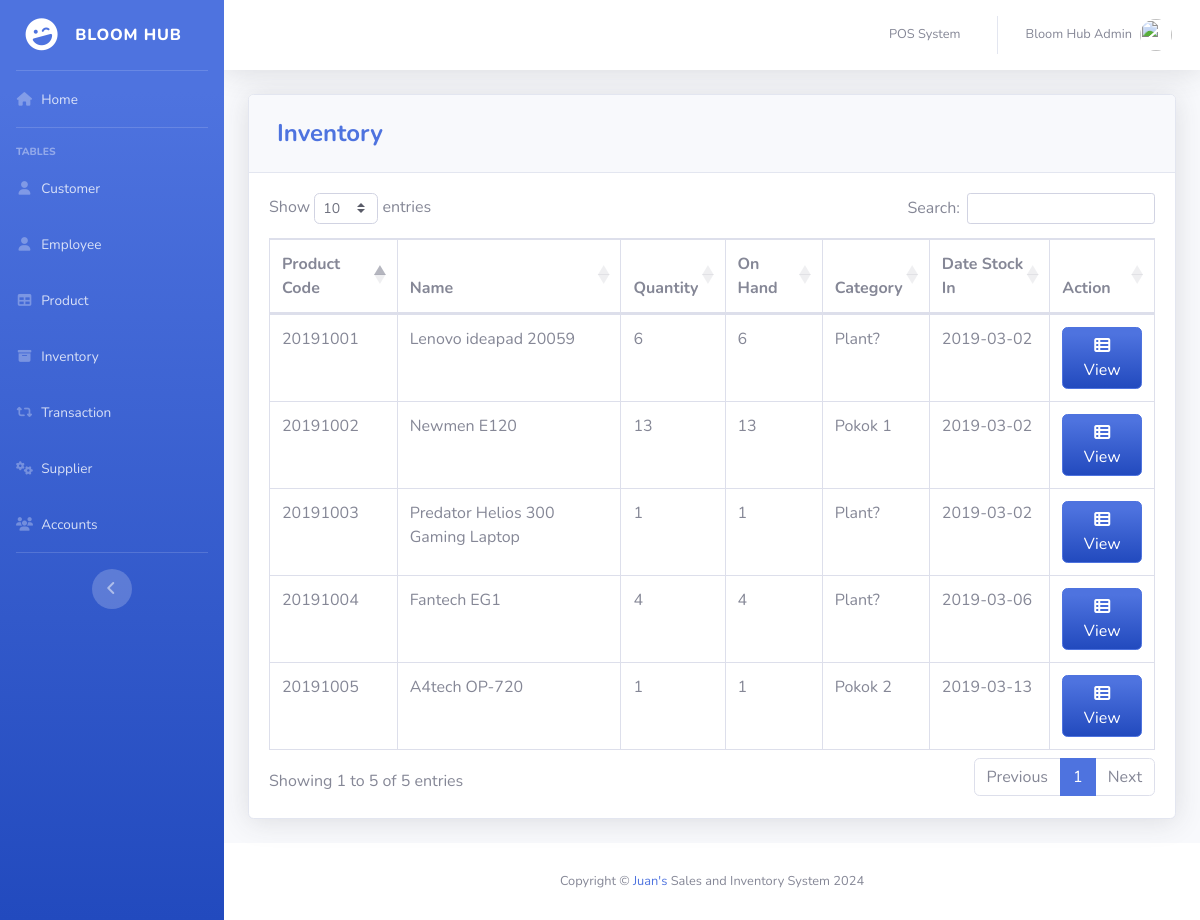
Page /pages/inventory.php (signed in) on the committed database.
### tables this page shows
CREATE TABLE `product` (
  `PRODUCT_ID` int(11) NOT NULL,
  `PRODUCT_CODE` varchar(20) NOT NULL,
  `NAME` varchar(50) DEFAULT NULL,
  `DESCRIPTION` varchar(250) NOT NULL,
  `QTY_STOCK` int(50) DEFAULT NULL,
  `ON_HAND` int(250) NOT NULL,
  `PRICE` int(50) DEFAULT NULL,
  `CATEGORY_ID` int(11) DEFAULT NULL,
  `SUPPLIER_ID` int(11) DEFAULT NULL,
  `DATE_STOCK_IN` varchar(50) NOT NULL
);

CREATE TABLE `category` (
  `CATEGORY_ID` int(11) NOT NULL,
  `CNAME` varchar(50) DEFAULT NULL
);

### pages/inventory.php (the view, shortened to what this page needs)
<?php
include'../includes/connection.php';
include'../includes/sidebar.php';
?>
            <div class="card shadow mb-4">
            <div class="card-header py-3">
              <h4 class="m-2 font-weight-bold text-primary">Inventory</h4>
            </div>
            <div class="card-body">
              <div class="table-responsive">
                <table class="table table-bordered" id="dataTable" width="100%" cellspacing="0">
               <thead>
                   <tr>
                     <th>Product Code</th>
                     <th>Name</th>
                     <th>Quantity</th>
                     <th>On Hand</th>
                     <th>Category</th>
                     <th>Date Stock In</th>
                     <th>Action</th>
                   </tr>
               </thead>
          <tbody>
<?php
    $query = 'SELECT PRODUCT_ID, PRODUCT_CODE, NAME, COUNT(`QTY_STOCK`) AS "QTY_STOCK", COUNT(`ON_HAND`) AS "ON_HAND", CNAME, DATE_STOCK_IN FROM product p join category c on p.CATEGORY_ID=c.CATEGORY_ID GROUP BY PRODUCT_CODE';
        $result = mysqli_query($db, $query) or die (mysqli_error($db));
            while ($row = mysqli_fetch_assoc($result)) {
                echo '<tr>';
                echo '<td>'. $row['PRODUCT_CODE'].'</td>';
                echo '<td>'. $row['NAME'].'</td>';
                echo '<td>'. $row['QTY_STOCK'].'</td>';
                echo '<td>'. $row['ON_HAND'].'</td>';
                echo '<td>'. $row['CNAME'].'</td>';
                echo '<td>'. $row['DATE_STOCK_IN'].'</td>';
                      echo '<td align="right">
                              <a type="button" class="btn btn-primary bg-gradient-primary" href="inv_searchfrm.php?action=edit & id='.$row['PRODUCT_CODE'] . '"><i class="fas fa-fw fa-th-list"></i> View</a>
                          </div> </td>';
                        }
?>
                        </div>
                    </div>
<?php
include'../includes/footer.php';
?>

### includes/sidebar.php (shortened to what this page needs)
<!DOCTYPE html>
<html lang="en">
<head>
  <link href="../vendor/fontawesome-free/css/all.min.css" rel="stylesheet" type="text/css">
  <link href="../css/sb-admin-2.min.css" rel="stylesheet">
  <link href="../vendor/datatables/dataTables.bootstrap4.min.css" rel="stylesheet">
</head>
<body id="page-top">
  <div id="wrapper">
    <ul class="navbar-nav bg-gradient-primary sidebar sidebar-dark accordion" id="accordionSidebar">
      <a class="sidebar-brand d-flex align-items-center justify-content-center" href="index.php">
        <div class="sidebar-brand-icon rotate-n-15">
          <i class="fas fa-laugh-wink"></i>
        </div>
        <div class="sidebar-brand-text mx-3">Bloom Hub</div>
      </a>
      <hr class="sidebar-divider my-0">
      <li class="nav-item">
        <a class="nav-link" href="index.php">
          <i class="fas fa-fw fa-home"></i>
          <span>Home</span></a>
      </li>
      <hr class="sidebar-divider">
      <div class="sidebar-heading">
        Tables
      </div>
      <li class="nav-item">
        <a class="nav-link" href="customer.php">
          <i class="fas fa-fw fa-user"></i>
          <span>Customer</span></a>
      </li>
      <li class="nav-item">
        <a class="nav-link" href="employee.php">
          <i class="fas fa-fw fa-user"></i>
          <span>Employee</span></a>
      </li>
      <li class="nav-item">
        <a class="nav-link" href="product.php">
          <i class="fas fa-fw fa-table"></i>
          <span>Product</span></a>
      </li>
      <li class="nav-item">
        <a class="nav-link" href="inventory.php">
          <i class="fas fa-fw fa-archive"></i>
          <span>Inventory</span></a>
      </li>
      <li class="nav-item">
        <a class="nav-link" href="transaction.php">
          <i class="fas fa-fw fa-retweet"></i>
          <span>Transaction</span></a>
      </li>
      <li class="nav-item">
        <a class="nav-link" href="supplier.php">
          <i class="fas fa-fw fa-cogs"></i>
          <span>Supplier</span></a>
      </li>
      <li class="nav-item">
        <a class="nav-link" href="operator.php">
          <i class="fas fa-fw fa-users"></i>
          <span>Accounts</span></a>
      </li>
      <hr class="sidebar-divider d-none d-md-block">
      <div class="text-center d-none d-md-inline">
        <button class="rounded-circle border-0" id="sidebarToggle"></button>
      </div>
    </ul>
    <?php include_once 'topbar.php'; ?>

### includes/topbar.php (shortened to what this page needs)
<div id="content-wrapper" class="d-flex flex-column">
  <div id="content">
    <nav class="navbar navbar-expand navbar-light bg-white topbar mb-4 static-top shadow">
      <ul class="navbar-nav ml-auto">
        <li class="nav-item dropdown no-arrow">
          <a class="nav-link" href="pos.php" role="button">
            <span class="mr-2 d-none d-lg-inline text-gray-600 small">POS System</span>
          </a>
        </li>
        <li class="nav-item dropdown no-arrow">
          <a class="nav-link dropdown-toggle" href="#" id="userDropdown" role="button" data-toggle="dropdown" aria-haspopup="true" aria-expanded="false">
            <span class="mr-2 d-none d-lg-inline text-gray-600 small"><?php echo  $_SESSION['FIRST_NAME']. ' '.$_SESSION['LAST_NAME'] ;?></span>
            <img class="img-profile rounded-circle"
            <?php
              if($_SESSION['GENDER']=='Male'){
                echo 'src="https://encrypted-tbn0.gstatic.com/images?q=tbn:ANd9GcTS0rikanm-OEchWDtCAWQ_s1hQq1nOlQUeJr242AdtgqcdEgm0Dg"';
              }else{
                echo 'src="https://encrypted-tbn0.gstatic.com/images?q=tbn:ANd9GcSNngF0RFPjyGl4ybo78-XYxxeap88Nvsyj1_txm6L4eheH8ZBu"';
              }
            ?>>
          </a>
        </li>
      </ul>
    </nav>
    <div class="container-fluid">

### includes/footer.php (shortened to what this page needs)
      <footer class="sticky-footer bg-white">
        <div class="container my-auto">
          <div class="copyright text-center my-auto">
          <span>Copyright © <a href="https://www.pexels.com/@ridzjuan" target="_blank">Juan's</a> Sales and Inventory System 2024</span>
          </div>
        </div>
      </footer>
</body>
</html>

### rows in the picture
product: PRODUCT_CODE "20191001", NAME "Lenovo ideapad 20059", QTY_STOCK "6", ON_HAND "6", CATEGORY_ID.CNAME "Plant?", DATE_STOCK_IN "2019-03-02"
product: PRODUCT_CODE "20191002", NAME "Newmen E120", QTY_STOCK "13", ON_HAND "13", CATEGORY_ID.CNAME "Pokok 1", DATE_STOCK_IN "2019-03-02"
product: PRODUCT_CODE "20191003", NAME "Predator Helios 300 Gaming Laptop", QTY_STOCK "1", ON_HAND "1", CATEGORY_ID.CNAME "Plant?", DATE_STOCK_IN "2019-03-02"
product: PRODUCT_CODE "20191004", NAME "Fantech EG1", QTY_STOCK "4", ON_HAND "4", CATEGORY_ID.CNAME "Plant?", DATE_STOCK_IN "2019-03-06"
product: PRODUCT_CODE "20191005", NAME "A4tech OP-720", QTY_STOCK "1", ON_HAND "1", CATEGORY_ID.CNAME "Pokok 2", DATE_STOCK_IN "2019-03-13"

### other values in the picture
$_SESSION['FIRST_NAME'] "Bloom Hub"
$_SESSION['LAST_NAME'] "Admin"
